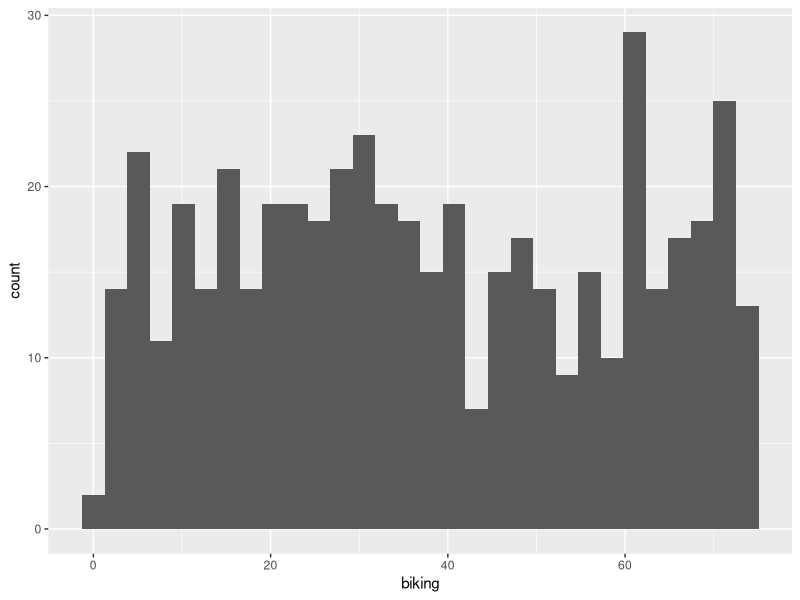
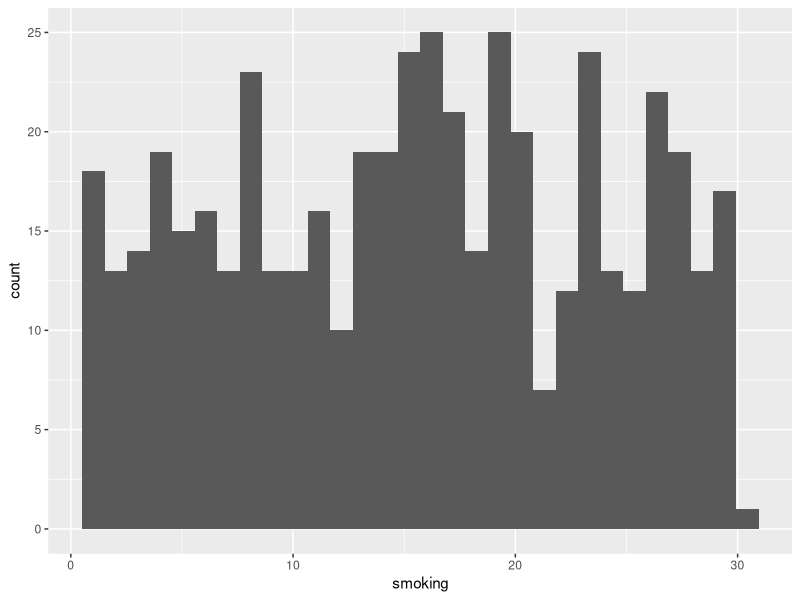
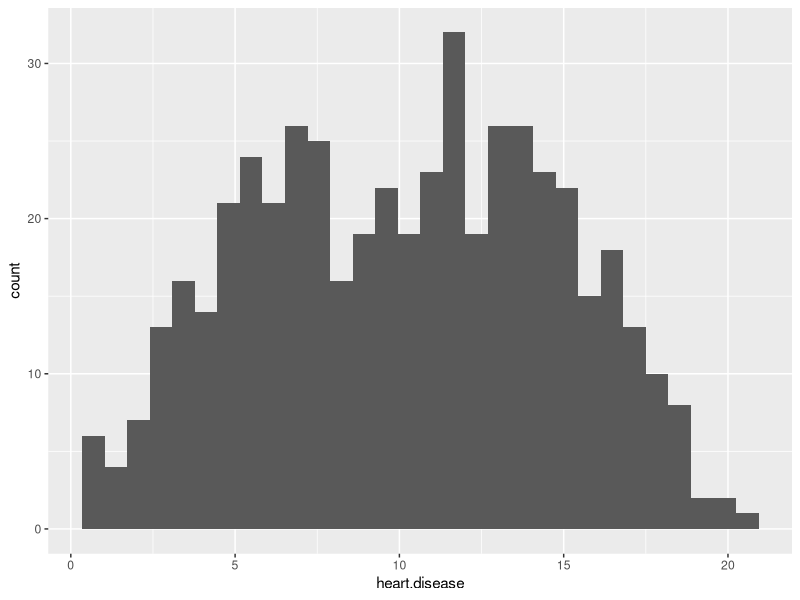

Here is the R script that generated these plots, in order:
library(tidyverse)
data=read.csv("heart.data.csv")
view(data)
glimpse(data)
length(data)
names(data)
summary(data)

#missing values
colSums(is.na(data))
ggplot(data=data, aes(biking))+geom_histogram()
biking_median=median(data$biking, na.rm=TRUE)
data$biking=ifelse(is.na(data$biking), biking_median, data$biking)
colSums(is.na(data))

ggplot(data=data, aes(smoking))+geom_histogram()
smoking_median=median(data$smoking, na.rm=TRUE)
data$smoking=ifelse(is.na(data$smoking), smoking_median, data$smoking)
colSums(is.na(data))

ggplot(data=data, aes(heart.disease))+geom_histogram()
heart_median=median(data$heart.disease, na.rm=TRUE)
data$heart.disease=ifelse(is.na(data$heart.disease), heart_median, data$heart.disease)
colSums(is.na(data))

#split data
library(caTools)
set.seed(100)
split=sample.split(data$heart.disease, SplitRatio = 0.8) #80% Train
train=subset(data, split=TRUE)
test=subset(data, split=FALSE)

#MLR
names(data)
mlr=lm(formula = heart.disease~., data=train)
summary(mlr)

#formula
#14.958560-0.200119(biking) + 0.179512(smoking)

#all p-values are significant - both less than .05 

#MSE
summ=summary(mlr)
mse=(mean(summ$residuals^2))
paste("Mean Squared Error: ", mse)

#R-Square
summary(mlr)
paste("R-squared value is 97.65% which means this is a good model")
#value less than 50% is not a good model 

#Test set prediction 
y_pred=predict(mlr, newdata=test)
dataset=data.frame(test$heart.disease, y_pred)
head(dataset)

#Validation
new=read.csv('Heart_validation.csv')
head(new)
data.frame(new[c(3)], predict(mlr, newdata=new))
